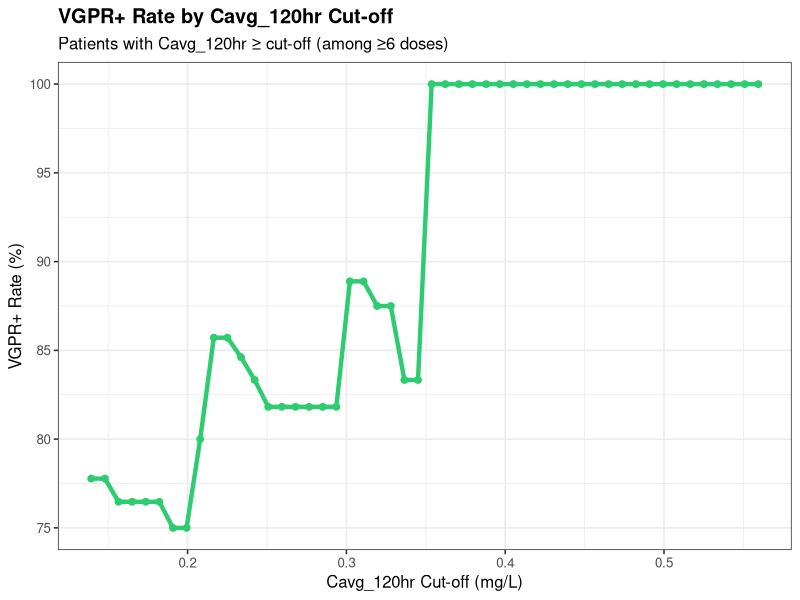
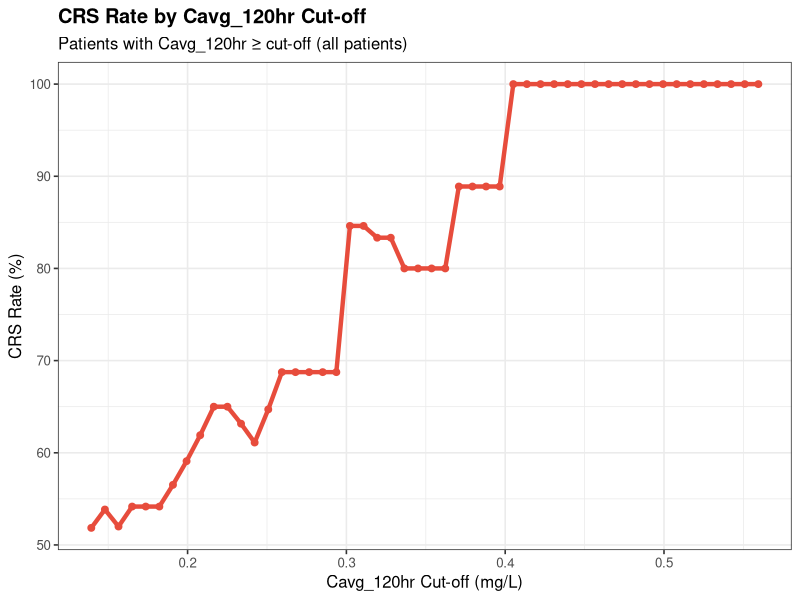
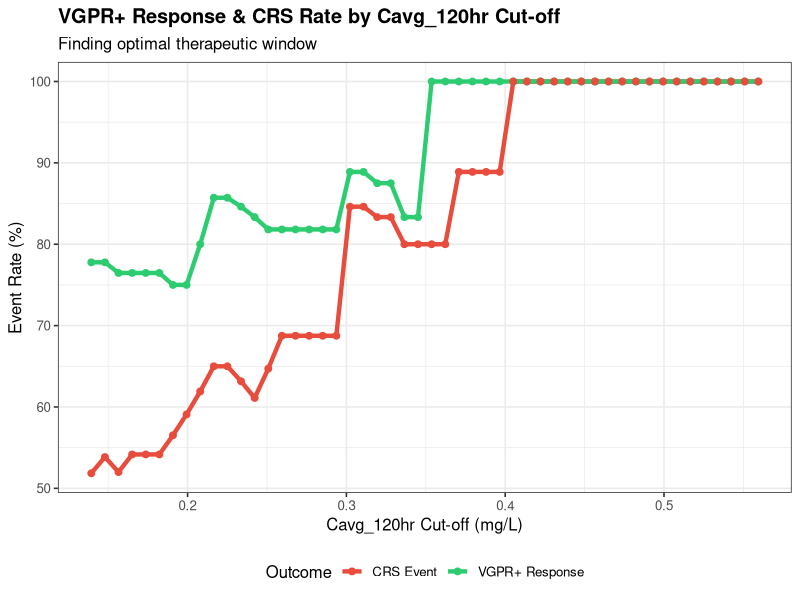
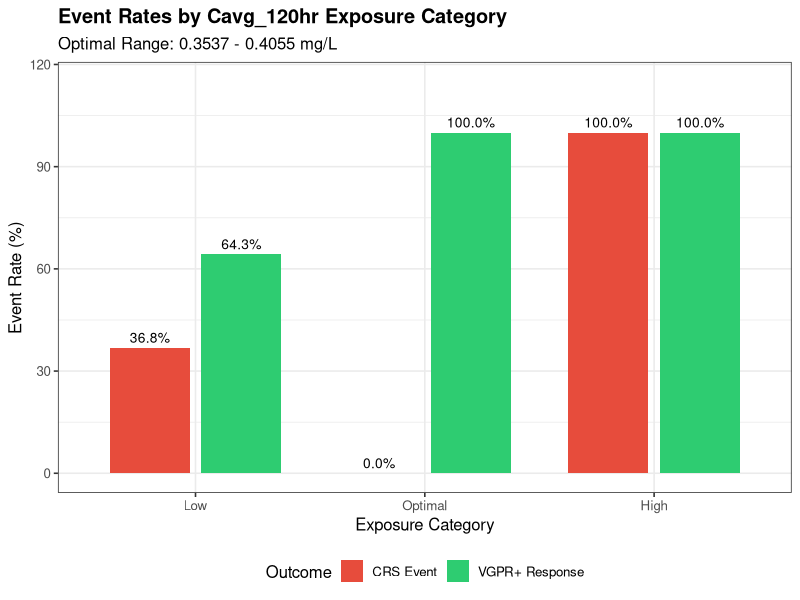
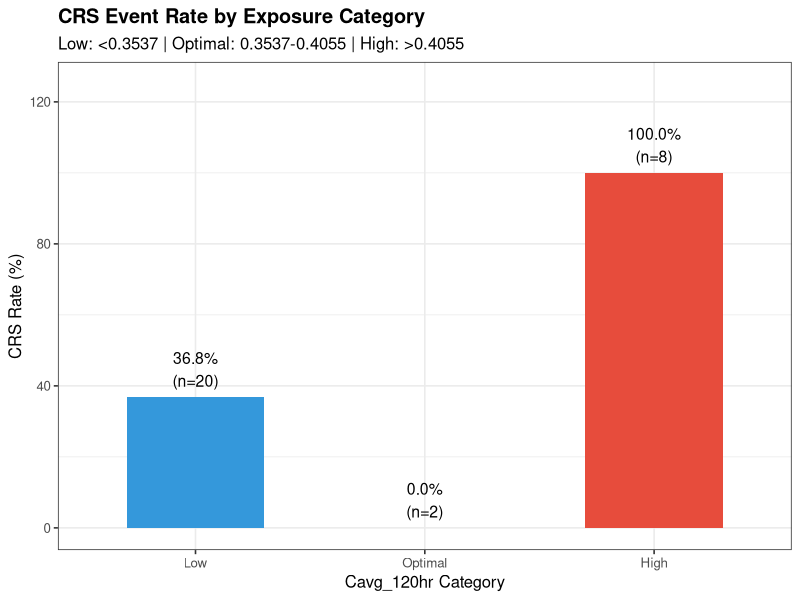
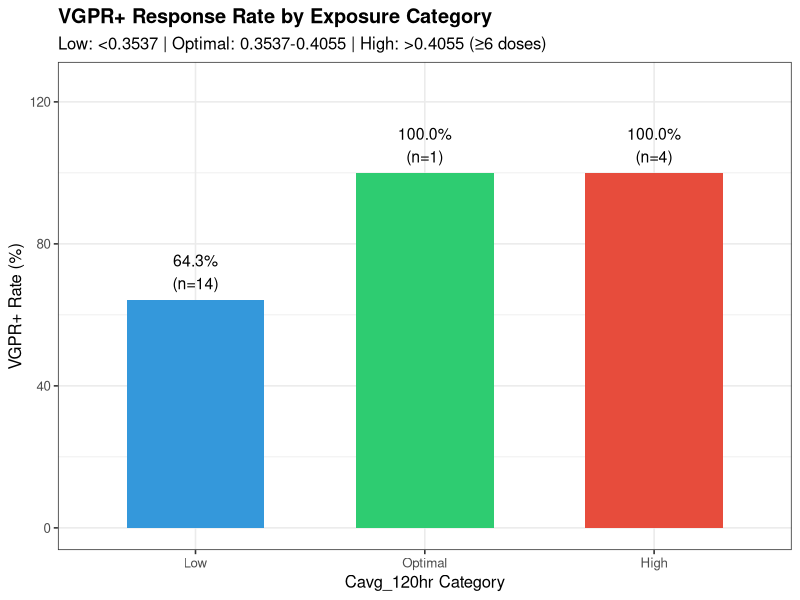
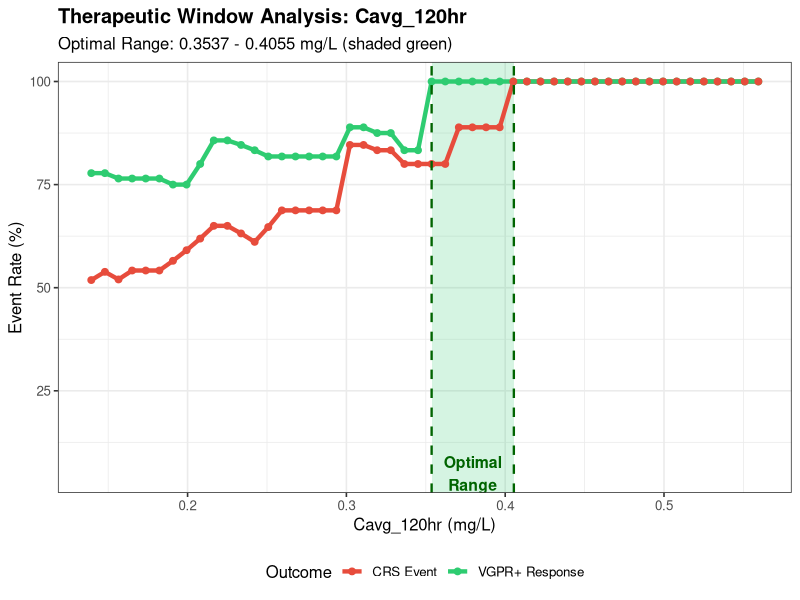

Recreate these plots in R, in order.
#===============================================================================
# Teclistamab PK Cut-off Analysis: Cavg_120hr
#
# Analyze different Cavg_120hr cut-offs for:
# - Response (≥VGPR) rate
# - CRS event rate
#
# Find optimal therapeutic window (maximize efficacy, minimize toxicity)
# Categorize patients into Low/Optimal/High exposure groups
#
# PREREQUISITE: Run pk_simulation.R first to generate pk_ae_merged_results.csv
#===============================================================================

library(tidyverse)
library(gridExtra)

cat("==========================================================\n")
cat("    Teclistamab Cavg_120hr Cut-off Analysis\n")
cat("==========================================================\n\n")

#-------------------------------------------------------------------------------
# 1. Load Data
#-------------------------------------------------------------------------------

cat("Loading data...\n")

# Load PK + AE merged data
if (!file.exists("pk_ae_merged_results.csv")) {
  stop("ERROR: pk_ae_merged_results.csv not found!\n",
       "Please run pk_simulation.R first.")
}

pk_ae_data <- read_csv("pk_ae_merged_results.csv", show_col_types = FALSE)
cat("  - Loaded PK+AE data for", nrow(pk_ae_data), "patients\n")

# Load response data
response_data <- read_csv("response_data.csv", show_col_types = FALSE)
cat("  - Loaded response data for", nrow(response_data), "patients\n")

# Load dosing data to filter for ≥6 doses
dosing_all <- read_csv("mrgsolve_dosing_full.csv", show_col_types = FALSE) %>%
  filter(TIME >= 0) %>%
  arrange(ID, TIME)

# Calculate number of doses per patient
dose_counts <- dosing_all %>%
  group_by(ID) %>%
  summarise(N_doses_actual = n(), .groups = "drop")

#-------------------------------------------------------------------------------
# 2. Merge All Data
#-------------------------------------------------------------------------------

cat("\n=== Merging data ===\n")

# Merge PK + AE + Response data
analysis_data <- pk_ae_data %>%
  left_join(response_data, by = "PID") %>%
  left_join(dose_counts, by = "ID") %>%
  mutate(
    # VGPR or better (sCR, CR, VGPR)
    VGPR_or_better = ifelse(RESP_CTX %in% c("sCR", "CR", "VGPR"), 1, 0),
    # At least 6 doses
    Has_6doses = ifelse(N_doses_actual >= 6, TRUE, FALSE)
  )

cat("  - Merged data:", nrow(analysis_data), "patients\n")

# Summary
cat("\n--- Data Summary ---\n")
cat("Total patients:", nrow(analysis_data), "\n")
cat("Patients with ≥6 doses:", sum(analysis_data$Has_6doses, na.rm = TRUE), "\n")
cat("CRS any grade events:", sum(analysis_data$CRS_any, na.rm = TRUE), "\n")
cat("VGPR+ responses (≥6 doses):", sum(analysis_data$VGPR_or_better[analysis_data$Has_6doses], na.rm = TRUE), "\n")

#-------------------------------------------------------------------------------
# 3. Define Cut-off Range for Cavg_120hr
#-------------------------------------------------------------------------------

cat("\n=== Cavg_120hr Distribution ===\n")

cavg_values <- analysis_data$Cavg_120hr
cat("Min:", round(min(cavg_values, na.rm = TRUE), 4), "\n")
cat("Max:", round(max(cavg_values, na.rm = TRUE), 4), "\n")
cat("Median:", round(median(cavg_values, na.rm = TRUE), 4), "\n")
cat("Mean:", round(mean(cavg_values, na.rm = TRUE), 4), "\n")

# Define cut-off range (from 10th to 90th percentile)
cutoff_min <- quantile(cavg_values, 0.05, na.rm = TRUE)
cutoff_max <- quantile(cavg_values, 0.95, na.rm = TRUE)
cutoffs <- seq(cutoff_min, cutoff_max, length.out = 50)

cat("\nCut-off range:", round(cutoff_min, 4), "to", round(cutoff_max, 4), "\n")

#-------------------------------------------------------------------------------
# 4. Calculate Event Rates at Each Cut-off
#-------------------------------------------------------------------------------

cat("\n=== Calculating Event Rates at Each Cut-off ===\n")

# For CRS: use all patients (CRS typically occurs early)
# For VGPR: use patients with ≥6 doses only (need adequate treatment)

event_rate_results <- map_dfr(cutoffs, function(cutoff) {
  # CRS analysis (all patients)
  crs_high <- analysis_data %>% filter(Cavg_120hr >= cutoff)
  crs_low <- analysis_data %>% filter(Cavg_120hr < cutoff)

  crs_rate_high <- mean(crs_high$CRS_any, na.rm = TRUE)
  crs_rate_low <- mean(crs_low$CRS_any, na.rm = TRUE)

  # VGPR analysis (≥6 doses only)
  vgpr_data <- analysis_data %>% filter(Has_6doses == TRUE)
  vgpr_high <- vgpr_data %>% filter(Cavg_120hr >= cutoff)
  vgpr_low <- vgpr_data %>% filter(Cavg_120hr < cutoff)

  vgpr_rate_high <- mean(vgpr_high$VGPR_or_better, na.rm = TRUE)
  vgpr_rate_low <- mean(vgpr_low$VGPR_or_better, na.rm = TRUE)

  tibble(
    Cutoff = cutoff,
    # Above cutoff
    N_above = nrow(crs_high),
    CRS_rate_above = crs_rate_high * 100,
    VGPR_rate_above = vgpr_rate_high * 100,
    # Below cutoff
    N_below = nrow(crs_low),
    CRS_rate_below = crs_rate_low * 100,
    VGPR_rate_below = vgpr_rate_low * 100
  )
})

#-------------------------------------------------------------------------------
# 5. Create Event Rate vs Cut-off Plot
#-------------------------------------------------------------------------------

cat("\n=== Creating Cut-off Analysis Plots ===\n")

# Plot 1: VGPR Rate vs Cut-off (High Cavg_120hr)
p1 <- ggplot(event_rate_results, aes(x = Cutoff)) +
  geom_line(aes(y = VGPR_rate_above), color = "#2ecc71", size = 1.5) +
  geom_point(aes(y = VGPR_rate_above), color = "#2ecc71", size = 2) +
  labs(
    title = "VGPR+ Rate by Cavg_120hr Cut-off",
    subtitle = "Patients with Cavg_120hr ≥ cut-off (among ≥6 doses)",
    x = "Cavg_120hr Cut-off (mg/L)",
    y = "VGPR+ Rate (%)"
  ) +
  theme_bw(base_size = 12) +
  theme(plot.title = element_text(face = "bold"))

# Plot 2: CRS Rate vs Cut-off (High Cavg_120hr)
p2 <- ggplot(event_rate_results, aes(x = Cutoff)) +
  geom_line(aes(y = CRS_rate_above), color = "#e74c3c", size = 1.5) +
  geom_point(aes(y = CRS_rate_above), color = "#e74c3c", size = 2) +
  labs(
    title = "CRS Rate by Cavg_120hr Cut-off",
    subtitle = "Patients with Cavg_120hr ≥ cut-off (all patients)",
    x = "Cavg_120hr Cut-off (mg/L)",
    y = "CRS Rate (%)"
  ) +
  theme_bw(base_size = 12) +
  theme(plot.title = element_text(face = "bold"))

# Combined plot: Both rates vs cut-off
plot_data_long <- event_rate_results %>%
  select(Cutoff, VGPR_rate_above, CRS_rate_above) %>%
  pivot_longer(
    cols = c(VGPR_rate_above, CRS_rate_above),
    names_to = "Outcome",
    values_to = "Rate"
  ) %>%
  mutate(
    Outcome = case_when(
      Outcome == "VGPR_rate_above" ~ "VGPR+ Response",
      Outcome == "CRS_rate_above" ~ "CRS Event"
    )
  )

p3 <- ggplot(plot_data_long, aes(x = Cutoff, y = Rate, color = Outcome)) +
  geom_line(size = 1.5) +
  geom_point(size = 2) +
  scale_color_manual(values = c("CRS Event" = "#e74c3c", "VGPR+ Response" = "#2ecc71")) +
  labs(
    title = "VGPR+ Response & CRS Rate by Cavg_120hr Cut-off",
    subtitle = "Finding optimal therapeutic window",
    x = "Cavg_120hr Cut-off (mg/L)",
    y = "Event Rate (%)",
    color = "Outcome"
  ) +
  theme_bw(base_size = 12) +
  theme(
    plot.title = element_text(face = "bold"),
    legend.position = "bottom"
  )

ggsave("cutoff_VGPR_rate.png", p1, width = 8, height = 6, dpi = 200)
ggsave("cutoff_CRS_rate.png", p2, width = 8, height = 6, dpi = 200)
ggsave("cutoff_combined_rates.png", p3, width = 10, height = 7, dpi = 200)

cat("Saved: cutoff_VGPR_rate.png\n")
cat("Saved: cutoff_CRS_rate.png\n")
cat("Saved: cutoff_combined_rates.png\n")

#-------------------------------------------------------------------------------
# 6. Find Optimal Range Using Benefit-Risk Analysis
#-------------------------------------------------------------------------------

cat("\n=== Finding Optimal Range (Benefit-Risk Analysis) ===\n")

library(pROC)

# Strategy: Find range where VGPR is maximized and CRS is acceptable
# 1. Upper bound: Where CRS rate stays below safety threshold
# 2. Lower bound: Where VGPR rate is acceptable
# 3. Net Clinical Benefit: VGPR_rate - CRS_rate

# Define thresholds
CRS_THRESHOLD <- 90   # Maximum acceptable CRS rate (%)
VGPR_MIN_THRESHOLD <- 100  # Minimum acceptable VGPR rate (%)

#--- Method 1: Constraint-based approach ---
cat("\n--- Method 1: Constraint-Based Approach ---\n")

# Calculate event rates at each Cavg_120hr value (within-bin analysis)
# Create finer bins for more precise analysis
n_bins <- 20
cavg_sorted <- sort(analysis_data$Cavg_120hr)
bin_breaks <- quantile(cavg_sorted, probs = seq(0, 1, length.out = n_bins + 1), na.rm = TRUE)
bin_breaks <- unique(bin_breaks)  # Remove duplicates

# Calculate event rates for each bin
bin_analysis <- map_dfr(1:(length(bin_breaks) - 1), function(i) {
  lower <- bin_breaks[i]
  upper <- bin_breaks[i + 1]

  # All patients in this bin (for CRS)
  bin_all <- analysis_data %>%
    filter(Cavg_120hr >= lower & Cavg_120hr < upper)

  # Patients with ≥6 doses in this bin (for VGPR)
  bin_vgpr <- analysis_data %>%
    filter(Has_6doses == TRUE & Cavg_120hr >= lower & Cavg_120hr < upper)

  tibble(
    Bin = i,
    Lower = lower,
    Upper = upper,
    Midpoint = (lower + upper) / 2,
    N_all = nrow(bin_all),
    N_vgpr = nrow(bin_vgpr),
    CRS_rate = ifelse(nrow(bin_all) > 0, mean(bin_all$CRS_any, na.rm = TRUE) * 100, NA),
    VGPR_rate = ifelse(nrow(bin_vgpr) > 0, mean(bin_vgpr$VGPR_or_better, na.rm = TRUE) * 100, NA)
  )
})

cat("\n--- Event Rates by Cavg_120hr Bin ---\n")
print(bin_analysis %>% select(Bin, Lower, Upper, N_all, CRS_rate, N_vgpr, VGPR_rate), n = 25)

# Find upper bound: highest Cavg_120hr where CRS < threshold
upper_candidates <- bin_analysis %>%
  filter(!is.na(CRS_rate) & CRS_rate < CRS_THRESHOLD) %>%
  arrange(desc(Upper))

if (nrow(upper_candidates) > 0) {
  optimal_upper <- upper_candidates$Upper[1]
  cat(sprintf("\nUpper bound (CRS < %d%%): %.4f mg/L\n", CRS_THRESHOLD, optimal_upper))
} else {
  # If all bins have CRS >= threshold, use median
  optimal_upper <- median(cavg_values, na.rm = TRUE)
  cat(sprintf("\nNo bin with CRS < %d%%, using median: %.4f mg/L\n", CRS_THRESHOLD, optimal_upper))
}

# Find lower bound: lowest Cavg_120hr where VGPR is still acceptable
# Use cumulative approach: VGPR rate for patients >= cutoff
lower_candidates <- event_rate_results %>%
  filter(VGPR_rate_above >= VGPR_MIN_THRESHOLD & Cutoff <= optimal_upper) %>%
  arrange(Cutoff)

if (nrow(lower_candidates) > 0) {
  optimal_lower <- lower_candidates$Cutoff[1]
  cat(sprintf("Lower bound (VGPR >= %d%% above): %.4f mg/L\n", VGPR_MIN_THRESHOLD, optimal_lower))
} else {
  optimal_lower <- quantile(cavg_values, 0.25, na.rm = TRUE)
  cat(sprintf("No cutoff with VGPR >= %d%%, using Q1: %.4f mg/L\n", VGPR_MIN_THRESHOLD, optimal_lower))
}

#--- Method 2: Net Clinical Benefit ---
cat("\n--- Method 2: Net Clinical Benefit Score ---\n")

# Calculate Net Benefit = VGPR_rate - CRS_rate for patients within range [lower, upper]
# Test different ranges
range_analysis <- expand_grid(
  Lower = quantile(cavg_values, seq(0.1, 0.5, by = 0.1), na.rm = TRUE),
  Upper = quantile(cavg_values, seq(0.5, 0.9, by = 0.1), na.rm = TRUE)
) %>%
  filter(Lower < Upper) %>%
  rowwise() %>%
  mutate(
    # Patients within range
    N_range_all = sum(analysis_data$Cavg_120hr >= Lower & analysis_data$Cavg_120hr <= Upper, na.rm = TRUE),
    N_range_vgpr = sum(analysis_data$Cavg_120hr >= Lower & analysis_data$Cavg_120hr <= Upper &
                        analysis_data$Has_6doses == TRUE, na.rm = TRUE),

    # Event rates within range
    CRS_in_range = {
      pts <- analysis_data %>% filter(Cavg_120hr >= Lower & Cavg_120hr <= Upper)
      if (nrow(pts) > 0) mean(pts$CRS_any, na.rm = TRUE) * 100 else NA_real_
    },
    VGPR_in_range = {
      pts <- analysis_data %>% filter(Cavg_120hr >= Lower & Cavg_120hr <= Upper & Has_6doses == TRUE)
      if (nrow(pts) > 0) mean(pts$VGPR_or_better, na.rm = TRUE) * 100 else NA_real_
    },

    # Net Clinical Benefit (higher is better)
    Net_Benefit = VGPR_in_range - CRS_in_range,

    # Benefit-Risk Ratio (higher is better, avoid division by zero)
    Benefit_Risk_Ratio = VGPR_in_range / (CRS_in_range + 1)
  ) %>%
  ungroup() %>%
  filter(!is.na(Net_Benefit) & N_range_all >= 3)

# Find best range by Net Benefit (with constraint that CRS < threshold)
best_range <- range_analysis %>%
  filter(CRS_in_range < CRS_THRESHOLD) %>%
  arrange(desc(Net_Benefit)) %>%
  head(1)

if (nrow(best_range) > 0) {
  cat(sprintf("\nBest Range by Net Benefit (CRS < %d%%):\n", CRS_THRESHOLD))
  cat(sprintf("  Range: %.4f - %.4f mg/L\n", best_range$Lower, best_range$Upper))
  cat(sprintf("  N in range: %d (all), %d (≥6 doses)\n", best_range$N_range_all, best_range$N_range_vgpr))
  cat(sprintf("  VGPR rate: %.1f%%\n", best_range$VGPR_in_range))
  cat(sprintf("  CRS rate: %.1f%%\n", best_range$CRS_in_range))
  cat(sprintf("  Net Benefit: %.1f\n", best_range$Net_Benefit))

  # Use Method 2 result if it gives better range
  if (best_range$Net_Benefit > (optimal_lower - optimal_upper)) {
    optimal_lower_m2 <- best_range$Lower
    optimal_upper_m2 <- best_range$Upper
  }
}

#--- Final Optimal Range Selection ---
cat("\n--- Final Optimal Range ---\n")

# Ensure upper bound respects CRS constraint
# Check CRS rate at the proposed upper bound
crs_at_upper <- bin_analysis %>%
  filter(Upper <= optimal_upper) %>%
  summarise(max_crs = max(CRS_rate, na.rm = TRUE))

if (!is.na(crs_at_upper$max_crs) && crs_at_upper$max_crs >= 100) {
  # Find the last bin before CRS reaches 100%
  safe_bins <- bin_analysis %>%
    filter(CRS_rate < 100) %>%
    arrange(desc(Upper))

  if (nrow(safe_bins) > 0) {
    optimal_upper <- safe_bins$Upper[1]
    cat(sprintf("Adjusted upper bound (before CRS=100%%): %.4f mg/L\n", optimal_upper))
  }
}

# Validate bounds
if (optimal_lower >= optimal_upper) {
  cat("Warning: Lower bound >= Upper bound, adjusting...\n")
  optimal_lower <- quantile(cavg_values, 0.33, na.rm = TRUE)
  optimal_upper <- quantile(cavg_values, 0.67, na.rm = TRUE)
}

cat(sprintf("\n>>> OPTIMAL RANGE: %.4f - %.4f mg/L <<<\n", optimal_lower, optimal_upper))

#-------------------------------------------------------------------------------
# 7. Categorize Patients: Low / Optimal / High
#-------------------------------------------------------------------------------

cat("\n=== Categorizing Patients ===\n")

analysis_data <- analysis_data %>%
  mutate(
    Exposure_Category = case_when(
      Cavg_120hr < optimal_lower ~ "Low",
      Cavg_120hr >= optimal_lower & Cavg_120hr <= optimal_upper ~ "Optimal",
      Cavg_120hr > optimal_upper ~ "High"
    ),
    Exposure_Category = factor(Exposure_Category, levels = c("Low", "Optimal", "High"))
  )

cat("\nExposure Category Distribution:\n")
print(table(analysis_data$Exposure_Category))

#-------------------------------------------------------------------------------
# 8. Calculate Event Rates by Category
#-------------------------------------------------------------------------------

cat("\n=== Event Rates by Exposure Category ===\n")

# CRS rates (all patients)
crs_by_category <- analysis_data %>%
  group_by(Exposure_Category) %>%
  summarise(
    N = n(),
    CRS_events = sum(CRS_any, na.rm = TRUE),
    CRS_rate = mean(CRS_any, na.rm = TRUE) * 100,
    .groups = "drop"
  )

cat("\n--- CRS Event Rate by Exposure Category ---\n")
print(crs_by_category)

# VGPR rates (≥6 doses only)
vgpr_by_category <- analysis_data %>%
  filter(Has_6doses == TRUE) %>%
  group_by(Exposure_Category) %>%
  summarise(
    N = n(),
    VGPR_events = sum(VGPR_or_better, na.rm = TRUE),
    VGPR_rate = mean(VGPR_or_better, na.rm = TRUE) * 100,
    .groups = "drop"
  )

cat("\n--- VGPR+ Rate by Exposure Category (≥6 doses) ---\n")
print(vgpr_by_category)

# Combined summary
summary_by_category <- crs_by_category %>%
  left_join(
    vgpr_by_category %>% select(Exposure_Category, N_vgpr = N, VGPR_events, VGPR_rate),
    by = "Exposure_Category"
  )

cat("\n--- Combined Summary ---\n")
print(summary_by_category)

write_csv(summary_by_category, "pk_cutoff_category_summary.csv")
cat("\nSaved: pk_cutoff_category_summary.csv\n")

#-------------------------------------------------------------------------------
# 9. Create Bar Plot for Event Rates by Category
#-------------------------------------------------------------------------------

cat("\n=== Creating Category Bar Plots ===\n")

# Prepare data for plotting
bar_data <- bind_rows(
  crs_by_category %>%
    select(Exposure_Category, Rate = CRS_rate, N) %>%
    mutate(Outcome = "CRS Event"),
  vgpr_by_category %>%
    select(Exposure_Category, Rate = VGPR_rate, N) %>%
    mutate(Outcome = "VGPR+ Response")
)

# Bar plot
p_bar <- ggplot(bar_data, aes(x = Exposure_Category, y = Rate, fill = Outcome)) +
  geom_bar(stat = "identity", position = position_dodge(width = 0.8), width = 0.7) +
  geom_text(aes(label = sprintf("%.1f%%", Rate)),
            position = position_dodge(width = 0.8), vjust = -0.5, size = 3.5) +
  scale_fill_manual(values = c("CRS Event" = "#e74c3c", "VGPR+ Response" = "#2ecc71")) +
  labs(
    title = "Event Rates by Cavg_120hr Exposure Category",
    subtitle = sprintf("Optimal Range: %.4f - %.4f mg/L", optimal_lower, optimal_upper),
    x = "Exposure Category",
    y = "Event Rate (%)",
    fill = "Outcome"
  ) +
  ylim(0, max(bar_data$Rate, na.rm = TRUE) * 1.15) +
  theme_bw(base_size = 12) +
  theme(
    plot.title = element_text(face = "bold"),
    legend.position = "bottom"
  )

ggsave("cutoff_category_barplot.png", p_bar, width = 10, height = 7, dpi = 200)
cat("Saved: cutoff_category_barplot.png\n")

# Separate plots for each outcome
p_crs_bar <- ggplot(crs_by_category, aes(x = Exposure_Category, y = CRS_rate, fill = Exposure_Category)) +
  geom_bar(stat = "identity", width = 0.6) +
  geom_text(aes(label = sprintf("%.1f%%\n(n=%d)", CRS_rate, N)), vjust = -0.3, size = 4) +
  scale_fill_manual(values = c("Low" = "#3498db", "Optimal" = "#2ecc71", "High" = "#e74c3c")) +
  labs(
    title = "CRS Event Rate by Exposure Category",
    subtitle = sprintf("Low: <%.4f | Optimal: %.4f-%.4f | High: >%.4f",
                       optimal_lower, optimal_lower, optimal_upper, optimal_upper),
    x = "Cavg_120hr Category",
    y = "CRS Rate (%)"
  ) +
  ylim(0, max(crs_by_category$CRS_rate, na.rm = TRUE) * 1.25) +
  theme_bw(base_size = 12) +
  theme(plot.title = element_text(face = "bold"), legend.position = "none")

p_vgpr_bar <- ggplot(vgpr_by_category, aes(x = Exposure_Category, y = VGPR_rate, fill = Exposure_Category)) +
  geom_bar(stat = "identity", width = 0.6) +
  geom_text(aes(label = sprintf("%.1f%%\n(n=%d)", VGPR_rate, N)), vjust = -0.3, size = 4) +
  scale_fill_manual(values = c("Low" = "#3498db", "Optimal" = "#2ecc71", "High" = "#e74c3c")) +
  labs(
    title = "VGPR+ Response Rate by Exposure Category",
    subtitle = sprintf("Low: <%.4f | Optimal: %.4f-%.4f | High: >%.4f (≥6 doses)",
                       optimal_lower, optimal_lower, optimal_upper, optimal_upper),
    x = "Cavg_120hr Category",
    y = "VGPR+ Rate (%)"
  ) +
  ylim(0, max(vgpr_by_category$VGPR_rate, na.rm = TRUE) * 1.25) +
  theme_bw(base_size = 12) +
  theme(plot.title = element_text(face = "bold"), legend.position = "none")

ggsave("cutoff_CRS_barplot.png", p_crs_bar, width = 8, height = 6, dpi = 200)
ggsave("cutoff_VGPR_barplot.png", p_vgpr_bar, width = 8, height = 6, dpi = 200)

cat("Saved: cutoff_CRS_barplot.png\n")
cat("Saved: cutoff_VGPR_barplot.png\n")

#-------------------------------------------------------------------------------
# 10. Combined Cut-off Plot with Optimal Range Shading
#-------------------------------------------------------------------------------

p_combined_shaded <- ggplot(plot_data_long, aes(x = Cutoff, y = Rate, color = Outcome)) +
  annotate("rect", xmin = optimal_lower, xmax = optimal_upper,
           ymin = -Inf, ymax = Inf, fill = "#2ecc71", alpha = 0.2) +
  geom_line(size = 1.5) +
  geom_point(size = 2) +
  geom_vline(xintercept = optimal_lower, linetype = "dashed", color = "darkgreen", size = 0.8) +
  geom_vline(xintercept = optimal_upper, linetype = "dashed", color = "darkgreen", size = 0.8) +
  scale_color_manual(values = c("CRS Event" = "#e74c3c", "VGPR+ Response" = "#2ecc71")) +
  annotate("text", x = (optimal_lower + optimal_upper) / 2, y = 5,
           label = "Optimal\nRange", color = "darkgreen", fontface = "bold", size = 4) +
  labs(
    title = "Therapeutic Window Analysis: Cavg_120hr",
    subtitle = sprintf("Optimal Range: %.4f - %.4f mg/L (shaded green)", optimal_lower, optimal_upper),
    x = "Cavg_120hr (mg/L)",
    y = "Event Rate (%)",
    color = "Outcome"
  ) +
  theme_bw(base_size = 12) +
  theme(
    plot.title = element_text(face = "bold"),
    legend.position = "bottom"
  )

ggsave("cutoff_therapeutic_window.png", p_combined_shaded, width = 12, height = 8, dpi = 200)
cat("Saved: cutoff_therapeutic_window.png\n")

#-------------------------------------------------------------------------------
# 11. Print Final Summary
#-------------------------------------------------------------------------------

cat("\n")
cat("==========================================================\n")
cat("              CAVG_120HR CUT-OFF ANALYSIS SUMMARY\n")
cat("==========================================================\n\n")

cat(sprintf("Optimal Therapeutic Range: %.4f - %.4f mg/L\n\n", optimal_lower, optimal_upper))

cat("--- Event Rates by Category ---\n\n")
cat("Exposure Category | CRS Rate (%) | VGPR+ Rate (%)\n")
cat("------------------|--------------|---------------\n")
for (i in 1:nrow(summary_by_category)) {
  row <- summary_by_category[i, ]
  cat(sprintf("%-17s | %12.1f | %14.1f\n",
              as.character(row$Exposure_Category),
              row$CRS_rate,
              ifelse(is.na(row$VGPR_rate), 0, row$VGPR_rate)))
}

cat("\n==========================================================\n")
cat("                    OUTPUT FILES\n")
cat("==========================================================\n")
cat("  - pk_cutoff_category_summary.csv\n")
cat("  - cutoff_VGPR_rate.png\n")
cat("  - cutoff_CRS_rate.png\n")
cat("  - cutoff_combined_rates.png\n")
cat("  - cutoff_category_barplot.png\n")
cat("  - cutoff_CRS_barplot.png\n")
cat("  - cutoff_VGPR_barplot.png\n")
cat("  - cutoff_therapeutic_window.png\n")
cat("==========================================================\n")
cat("                 Analysis Complete!\n")
cat("==========================================================\n")
